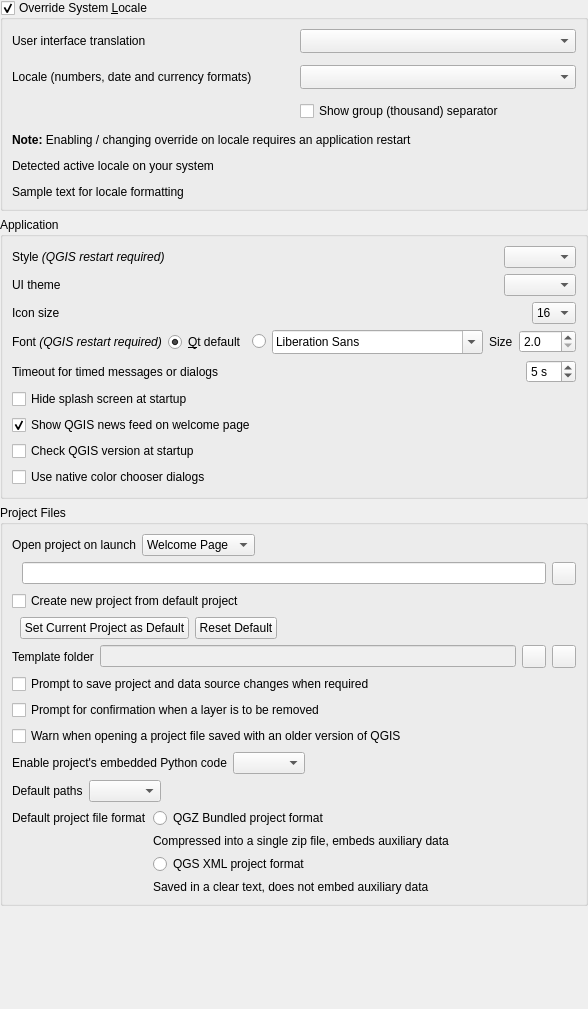
             <widget class="QWidget" name="mOptionsScrollAreaContents_01">
              <property name="geometry">
               <rect>
                <x>0</x>
                <y>0</y>
                <width>588</width>
                <height>1009</height>
               </rect>
              </property>
              <layout class="QVBoxLayout" name="verticalLayout_28">
               <property name="leftMargin">
                <number>0</number>
               </property>
               <property name="topMargin">
                <number>0</number>
               </property>
               <property name="rightMargin">
                <number>0</number>
               </property>
               <property name="bottomMargin">
                <number>0</number>
               </property>
               <item>
                <widget class="QgsCollapsibleGroupBox" name="grpLocale">
                 <property name="title">
                  <string>Override System &amp;Locale</string>
                 </property>
                 <property name="checkable">
                  <bool>true</bool>
                 </property>
                 <layout class="QVBoxLayout">
                  <property name="spacing">
                   <number>12</number>
                  </property>
                  <item>
                   <layout class="QGridLayout" name="gridLayout_25">
                    <item row="6" column="0" colspan="2">
                     <widget class="QLabel" name="label_7">
                      <property name="text">
                       <string>&lt;b&gt;Note:&lt;/b&gt; Enabling / changing override on locale requires an application restart</string>
                      </property>
                      <property name="wordWrap">
                       <bool>true</bool>
                      </property>
                     </widget>
                    </item>
                    <item row="2" column="0">
                     <widget class="QLabel" name="label_52">
                      <property name="text">
                       <string>Locale (numbers, date and currency formats)</string>
                      </property>
                     </widget>
                    </item>
                    <item row="0" column="0">
                     <widget class="QLabel" name="label_5">
                      <property name="text">
                       <string>User interface translation</string>
                      </property>
                     </widget>
                    </item>
                    <item row="0" column="1">
                     <widget class="QComboBox" name="cboTranslation">
                      <property name="sizeAdjustPolicy">
                       <enum>QComboBox::AdjustToMinimumContentsLengthWithIcon</enum>
                      </property>
                     </widget>
                    </item>
                    <item row="2" column="1">
                     <widget class="QComboBox" name="cboGlobalLocale">
                      <property name="sizeAdjustPolicy">
                       <enum>QComboBox::AdjustToMinimumContentsLengthWithIcon</enum>
                      </property>
                     </widget>
                    </item>
                    <item row="3" column="1">
                     <widget class="QCheckBox" name="cbShowGroupSeparator">
                      <property name="text">
                       <string>Show group (thousand) separator</string>
                      </property>
                     </widget>
                    </item>
                   </layout>
                  </item>
                  <item>
                   <widget class="QLabel" name="lblSystemLocale">
                    <property name="toolTip">
                     <string>This locale is used for number representation.</string>
                    </property>
                    <property name="text">
                     <string>Detected active locale on your system</string>
                    </property>
                   </widget>
                  </item>
                  <item>
                   <widget class="QLabel" name="lblLocaleSample">
                    <property name="text">
                     <string>Sample text for locale formatting</string>
                    </property>
                   </widget>
                  </item>
                 </layout>
                </widget>
               </item>
               <item>
                <widget class="QgsCollapsibleGroupBox" name="groupBox">
                 <property name="title">
                  <string>Application</string>
                 </property>
                 <layout class="QVBoxLayout" name="verticalLayout_2">
                  <item>
                   <layout class="QHBoxLayout" name="horizontalLayout_9">
                    <property name="topMargin">
                     <number>0</number>
                    </property>
                    <item>
                     <widget class="QLabel" name="label_18">
                      <property name="text">
                       <string>Style &lt;i&gt;(QGIS restart required)&lt;/i&gt;</string>
                      </property>
                     </widget>
                    </item>
                    <item>
                     <spacer name="horizontalSpacer_7">
                      <property name="orientation">
                       <enum>Qt::Horizontal</enum>
                      </property>
                      <property name="sizeHint" stdset="0">
                       <size>
                        <width>40</width>
                        <height>20</height>
                       </size>
                      </property>
                     </spacer>
                    </item>
                    <item>
                     <widget class="QComboBox" name="cmbStyle"/>
                    </item>
                   </layout>
                  </item>
                  <item>
                   <layout class="QHBoxLayout" name="horizontalLayout_37">
                    <property name="topMargin">
                     <number>0</number>
                    </property>
                    <item>
                     <widget class="QLabel" name="lblUITheme">
                      <property name="text">
                       <string>UI theme</string>
                      </property>
                     </widget>
                    </item>
                    <item>
                     <spacer name="horizontalSpacer_47">
                      <property name="orientation">
                       <enum>Qt::Horizontal</enum>
                      </property>
                      <property name="sizeHint" stdset="0">
                       <size>
                        <width>40</width>
                        <height>20</height>
                       </size>
                      </property>
                     </spacer>
                    </item>
                    <item>
                     <widget class="QComboBox" name="cmbUITheme"/>
                    </item>
                   </layout>
                  </item>
                  <item>
                   <layout class="QHBoxLayout" name="horizontalLayout_7">
                    <item>
                     <widget class="QLabel" name="textLabel1_5">
                      <property name="sizePolicy">
                       <sizepolicy hsizetype="Fixed" vsizetype="Fixed">
                        <horstretch>0</horstretch>
                        <verstretch>0</verstretch>
                       </sizepolicy>
                      </property>
                      <property name="text">
                       <string>Icon size</string>
                      </property>
                     </widget>
                    </item>
                    <item>
                     <spacer name="horizontalSpacer_5">
                      <property name="orientation">
                       <enum>Qt::Horizontal</enum>
                      </property>
                      <property name="sizeHint" stdset="0">
                       <size>
                        <width>40</width>
                        <height>20</height>
                       </size>
                      </property>
                     </spacer>
                    </item>
                    <item>
                     <widget class="QComboBox" name="cmbIconSize">
                      <property name="duplicatesEnabled">
                       <bool>false</bool>
                      </property>
                      <item>
                       <property name="text">
                        <string>16</string>
                       </property>
                      </item>
                      <item>
                       <property name="text">
                        <string>24</string>
                       </property>
                      </item>
                      <item>
                       <property name="text">
                        <string>32</string>
                       </property>
                      </item>
                      <item>
                       <property name="text">
                        <string>48</string>
                       </property>
                      </item>
                      <item>
                       <property name="text">
                        <string>64</string>
                       </property>
                      </item>
                     </widget>
                    </item>
                   </layout>
                  </item>
                  <item>
                   <layout class="QHBoxLayout" name="horizontalLayout_27" stretch="0,0,0,4,0,1">
                    <item>
                     <widget class="QLabel" name="label_43">
                      <property name="text">
                       <string>Font &lt;i&gt;(QGIS restart required)&lt;/i&gt;</string>
                      </property>
                     </widget>
                    </item>
                    <item>
                     <widget class="QRadioButton" name="mFontFamilyRadioQt">
                      <property name="sizePolicy">
                       <sizepolicy hsizetype="Maximum" vsizetype="Fixed">
                        <horstretch>0</horstretch>
                        <verstretch>0</verstretch>
                       </sizepolicy>
                      </property>
                      <property name="text">
                       <string>&amp;Qt default</string>
                      </property>
                      <property name="checked">
                       <bool>true</bool>
                      </property>
                     </widget>
                    </item>
                    <item>
                     <widget class="QRadioButton" name="mFontFamilyRadioCustom">
                      <property name="sizePolicy">
                       <sizepolicy hsizetype="Maximum" vsizetype="Fixed">
                        <horstretch>0</horstretch>
                        <verstretch>0</verstretch>
                       </sizepolicy>
                      </property>
                      <property name="text">
                       <string/>
                      </property>
                     </widget>
                    </item>
                    <item>
                     <widget class="QFontComboBox" name="mFontFamilyComboBox">
                      <property name="sizeAdjustPolicy">
                       <enum>QComboBox::AdjustToMinimumContentsLengthWithIcon</enum>
                      </property>
                     </widget>
                    </item>
                    <item>
                     <widget class="QLabel" name="label_20">
                      <property name="sizePolicy">
                       <sizepolicy hsizetype="Maximum" vsizetype="Preferred">
                        <horstretch>0</horstretch>
                        <verstretch>0</verstretch>
                       </sizepolicy>
                      </property>
                      <property name="text">
                       <string>Size</string>
                      </property>
                     </widget>
                    </item>
                    <item>
                     <widget class="QgsDoubleSpinBox" name="spinFontSize">
                      <property name="decimals">
                       <number>1</number>
                      </property>
                      <property name="minimum">
                       <double>2.000000000000000</double>
                      </property>
                     </widget>
                    </item>
                   </layout>
                  </item>
                  <item>
                   <layout class="QHBoxLayout" name="horizontalLayout_28">
                    <item>
                     <widget class="QLabel" name="mMessageTimeoutLabel">
                      <property name="sizePolicy">
                       <sizepolicy hsizetype="Maximum" vsizetype="Preferred">
                        <horstretch>0</horstretch>
                        <verstretch>0</verstretch>
                       </sizepolicy>
                      </property>
                      <property name="text">
                       <string>Timeout for timed messages or dialogs</string>
                      </property>
                     </widget>
                    </item>
                    <item>
                     <spacer name="horizontalSpacer_13">
                      <property name="orientation">
                       <enum>Qt::Horizontal</enum>
                      </property>
                      <property name="sizeHint" stdset="0">
                       <size>
                        <width>40</width>
                        <height>20</height>
                       </size>
                      </property>
                     </spacer>
                    </item>
                    <item>
                     <widget class="QgsSpinBox" name="mMessageTimeoutSpnBx">
                      <property name="suffix">
                       <string> s</string>
                      </property>
                      <property name="minimum">
                       <number>2</number>
                      </property>
                      <property name="maximum">
                       <number>20</number>
                      </property>
                      <property name="value">
                       <number>5</number>
                      </property>
                     </widget>
                    </item>
                   </layout>
                  </item>
                  <item>
                   <layout class="QGridLayout" name="gridLayout_16">
                    <property name="topMargin">
                     <number>0</number>
                    </property>
                    <item row="3" column="1">
                     <spacer name="horizontalSpacer_2">
                      <property name="orientation">
                       <enum>Qt::Horizontal</enum>
                      </property>
                      <property name="sizeHint" stdset="0">
                       <size>
                        <width>40</width>
                        <height>20</height>
                       </size>
                      </property>
                     </spacer>
                    </item>
                    <item row="2" column="0">
                     <widget class="QCheckBox" name="cbxCheckVersion">
                      <property name="text">
                       <string>Check QGIS version at startup</string>
                      </property>
                     </widget>
                    </item>
                    <item row="0" column="0">
                     <widget class="QCheckBox" name="cbxHideSplash">
                      <property name="sizePolicy">
                       <sizepolicy hsizetype="Maximum" vsizetype="Fixed">
                        <horstretch>0</horstretch>
                        <verstretch>0</verstretch>
                       </sizepolicy>
                      </property>
                      <property name="text">
                       <string>Hide splash screen at startup</string>
                      </property>
                     </widget>
                    </item>
                    <item row="1" column="0">
                     <widget class="QCheckBox" name="cbxShowNews">
                      <property name="toolTip">
                       <string>If checked, QGIS project news is shown on the welcome page on startup</string>
                      </property>
                      <property name="text">
                       <string>Show QGIS news feed on welcome page</string>
                      </property>
                      <property name="checked">
                       <bool>true</bool>
                      </property>
                     </widget>
                    </item>
                    <item row="3" column="0">
                     <widget class="QCheckBox" name="mNativeColorDialogsChkBx">
                      <property name="text">
                       <string>Use native color chooser dialogs</string>
                      </property>
                     </widget>
                    </item>
                   </layout>
                  </item>
                 </layout>
                </widget>
               </item>
               <item>
                <widget class="QgsCollapsibleGroupBox" name="groupBox_11">
                 <property name="title">
                  <string>Project Files</string>
                 </property>
                 <layout class="QGridLayout" name="gridLayout_38">
                  <item row="0" column="0">
                   <layout class="QGridLayout" name="gridLayout_4">
                    <item row="0" column="2" colspan="2">
                     <widget class="QComboBox" name="mProjectOnLaunchCmbBx">
                      <property name="sizePolicy">
                       <sizepolicy hsizetype="Maximum" vsizetype="Fixed">
                        <horstretch>0</horstretch>
                        <verstretch>0</verstretch>
                       </sizepolicy>
                      </property>
                      <item>
                       <property name="text">
                        <string>Welcome Page</string>
                       </property>
                      </item>
                      <item>
                       <property name="text">
                        <string>Most recent</string>
                       </property>
                      </item>
                      <item>
                       <property name="text">
                        <string>Specific</string>
                       </property>
                      </item>
                      <item>
                       <property name="text">
                        <string>New</string>
                       </property>
                      </item>
                     </widget>
                    </item>
                    <item row="1" column="5">
                     <widget class="QToolButton" name="mProjectOnLaunchPushBtn">
                      <property name="sizePolicy">
                       <sizepolicy hsizetype="Maximum" vsizetype="Fixed">
                        <horstretch>0</horstretch>
                        <verstretch>0</verstretch>
                       </sizepolicy>
                      </property>
                      <property name="toolTip">
                       <string>Select file</string>
                      </property>
                      <property name="statusTip">
                       <string/>
                      </property>
                      <property name="text">
                       <string/>
                      </property>
                      <property name="icon">
                       <iconset resource="../../images/images.qrc">
                        <normaloff>:/images/themes/default/mActionFileOpen.svg</normaloff>:/images/themes/default/mActionFileOpen.svg</iconset>
                      </property>
                     </widget>
                    </item>
                    <item row="1" column="0">
                     <spacer name="horizontalSpacer_35">
                      <property name="orientation">
                       <enum>Qt::Horizontal</enum>
                      </property>
                      <property name="sizeType">
                       <enum>QSizePolicy::Fixed</enum>
                      </property>
                      <property name="sizeHint" stdset="0">
                       <size>
                        <width>4</width>
                        <height>20</height>
                       </size>
                      </property>
                     </spacer>
                    </item>
                    <item row="0" column="4">
                     <spacer name="horizontalSpacer_36">
                      <property name="orientation">
                       <enum>Qt::Horizontal</enum>
                      </property>
                      <property name="sizeHint" stdset="0">
                       <size>
                        <width>40</width>
                        <height>20</height>
                       </size>
                      </property>
                     </spacer>
                    </item>
                    <item row="1" column="1" colspan="4">
                     <widget class="QLineEdit" name="mProjectOnLaunchLineEdit">
                      <property name="sizePolicy">
                       <sizepolicy hsizetype="Expanding" vsizetype="Fixed">
                        <horstretch>0</horstretch>
                        <verstretch>0</verstretch>
                       </sizepolicy>
                      </property>
                     </widget>
                    </item>
                    <item row="0" column="0" colspan="2">
                     <widget class="QLabel" name="label_54">
                      <property name="sizePolicy">
                       <sizepolicy hsizetype="Maximum" vsizetype="Preferred">
                        <horstretch>0</horstretch>
                        <verstretch>0</verstretch>
                       </sizepolicy>
                      </property>
                      <property name="text">
                       <string>Open project on launch</string>
                      </property>
                     </widget>
                    </item>
                   </layout>
                  </item>
                  <item row="1" column="0">
                   <widget class="QCheckBox" name="cbxProjectDefaultNew">
                    <property name="text">
                     <string>Create new project from default project</string>
                    </property>
                   </widget>
                  </item>
                  <item row="2" column="0">
                   <layout class="QHBoxLayout" name="horizontalLayout_16">
                    <item>
                     <spacer name="horizontalSpacer_22">
                      <property name="orientation">
                       <enum>Qt::Horizontal</enum>
                      </property>
                      <property name="sizeType">
                       <enum>QSizePolicy::Fixed</enum>
                      </property>
                      <property name="sizeHint" stdset="0">
                       <size>
                        <width>8</width>
                        <height>20</height>
                       </size>
                      </property>
                     </spacer>
                    </item>
                    <item>
                     <widget class="QPushButton" name="pbnProjectDefaultSetCurrent">
                      <property name="text">
                       <string>Set Current Project as Default</string>
                      </property>
                     </widget>
                    </item>
                    <item>
                     <widget class="QPushButton" name="pbnProjectDefaultReset">
                      <property name="text">
                       <string>Reset Default</string>
                      </property>
                     </widget>
                    </item>
                    <item>
                     <spacer name="horizontalSpacer_9">
                      <property name="orientation">
                       <enum>Qt::Horizontal</enum>
                      </property>
                      <property name="sizeHint" stdset="0">
                       <size>
                        <width>40</width>
                        <height>20</height>
                       </size>
                      </property>
                     </spacer>
                    </item>
                   </layout>
                  </item>
                  <item row="3" column="0">
                   <layout class="QHBoxLayout" name="horizontalLayout_15">
                    <item>
                     <widget class="QLabel" name="label_31">
                      <property name="text">
                       <string>Template folder</string>
                      </property>
                     </widget>
                    </item>
                    <item>
                     <widget class="QLineEdit" name="leTemplateFolder">
                      <property name="enabled">
                       <bool>false</bool>
                      </property>
                     </widget>
                    </item>
                    <item>
                     <widget class="QToolButton" name="pbnTemplateFolderBrowse">
                      <property name="toolTip">
                       <string>Select folder</string>
                      </property>
                      <property name="text">
                       <string/>
                      </property>
                      <property name="icon">
                       <iconset resource="../../images/images.qrc">
                        <normaloff>:/images/themes/default/mActionFileOpen.svg</normaloff>:/images/themes/default/mActionFileOpen.svg</iconset>
                      </property>
                     </widget>
                    </item>
                    <item>
                     <widget class="QToolButton" name="pbnTemplateFolderReset">
                      <property name="toolTip">
                       <string>Reset</string>
                      </property>
                      <property name="text">
                       <string/>
                      </property>
                      <property name="icon">
                       <iconset resource="../../images/images.qrc">
                        <normaloff>:/images/themes/default/mActionUndo.svg</normaloff>:/images/themes/default/mActionUndo.svg</iconset>
                      </property>
                     </widget>
                    </item>
                   </layout>
                  </item>
                  <item row="4" column="0">
                   <widget class="QCheckBox" name="chbAskToSaveProjectChanges">
                    <property name="text">
                     <string>Prompt to save project and data source changes when required</string>
                    </property>
                   </widget>
                  </item>
                  <item row="5" column="0">
                   <widget class="QCheckBox" name="mLayerDeleteConfirmationChkBx">
                    <property name="text">
                     <string>Prompt for confirmation when a layer is to be removed</string>
                    </property>
                   </widget>
                  </item>
                  <item row="6" column="0">
                   <widget class="QCheckBox" name="chbWarnOldProjectVersion">
                    <property name="text">
                     <string>Warn when opening a project file saved with an older version of QGIS</string>
                    </property>
                   </widget>
                  </item>
                  <item row="7" column="0">
                   <layout class="QHBoxLayout" name="horizontalLayout_21">
                    <item>
                     <widget class="QLabel" name="label_33">
                      <property name="toolTip">
                       <string>Embedded Python code refers to macros and function expressions</string>
                      </property>
                      <property name="text">
                       <string>Enable project's embedded Python code</string>
                      </property>
                     </widget>
                    </item>
                    <item>
                     <widget class="QComboBox" name="mEnableMacrosComboBox">
                      <property name="currentIndex">
                       <number>-1</number>
                      </property>
                      <property name="sizeAdjustPolicy">
                       <enum>QComboBox::AdjustToContents</enum>
                      </property>
                     </widget>
                    </item>
                    <item>
                     <spacer name="horizontalSpacer_17">
                      <property name="orientation">
                       <enum>Qt::Horizontal</enum>
                      </property>
                      <property name="sizeHint" stdset="0">
                       <size>
                        <width>40</width>
                        <height>20</height>
                       </size>
                      </property>
                     </spacer>
                    </item>
                   </layout>
                  </item>
                  <item row="8" column="0">
                   <layout class="QHBoxLayout" name="horizontalLayout_2">
                    <item>
                     <widget class="QLabel" name="mDefaultPathsLabel">
                      <property name="text">
                       <string>Default paths</string>
                      </property>
                     </widget>
                    </item>
                    <item>
                     <widget class="QComboBox" name="mDefaultPathsComboBox"/>
                    </item>
                    <item>
                     <spacer name="horizontalSpacer_24">
                      <property name="orientation">
                       <enum>Qt::Horizontal</enum>
                      </property>
                      <property name="sizeHint" stdset="0">
                       <size>
                        <width>40</width>
                        <height>20</height>
                       </size>
                      </property>
                     </spacer>
                    </item>
                   </layout>
                  </item>
                  <item row="9" column="0">
                   <layout class="QGridLayout" name="gridLayout_31">
                    <item row="0" column="0">
                     <widget class="QLabel" name="label_67">
                      <property name="text">
                       <string>Default project file format</string>
                      </property>
                     </widget>
                    </item>
                    <item row="0" column="1">
                     <widget class="QRadioButton" name="mFileFormatQgzButton">
                      <property name="sizePolicy">
                       <sizepolicy hsizetype="Expanding" vsizetype="Fixed">
                        <horstretch>0</horstretch>
                        <verstretch>0</verstretch>
                       </sizepolicy>
                      </property>
                      <property name="text">
                       <string>QGZ Bundled project format</string>
                      </property>
                      <attribute name="buttonGroup">
                       <string notr="true">mDefaultProjectFileFormatButtonGroup</string>
                      </attribute>
                     </widget>
                    </item>
                    <item row="1" column="1">
                     <widget class="QLabel" name="mFileFormatQgzDescription">
                      <property name="text">
                       <string>Compressed into a single zip file, embeds auxiliary data</string>
                      </property>
                      <property name="wordWrap">
                       <bool>true</bool>
                      </property>
                     </widget>
                    </item>
                    <item row="2" column="1">
                     <widget class="QRadioButton" name="mFileFormatQgsButton">
                      <property name="sizePolicy">
                       <sizepolicy hsizetype="Expanding" vsizetype="Fixed">
                        <horstretch>0</horstretch>
                        <verstretch>0</verstretch>
                       </sizepolicy>
                      </property>
                      <property name="toolTip">
                       <string>The auxiliary data will be kept in a separate .qgd data file which must be distributed along with the .qgs project file.</string>
                      </property>
                      <property name="text">
                       <string>QGS XML project format</string>
                      </property>
                      <attribute name="buttonGroup">
                       <string notr="true">mDefaultProjectFileFormatButtonGroup</string>
                      </attribute>
                     </widget>
                    </item>
                    <item row="3" column="1">
                     <widget class="QLabel" name="mFileFormatQgsDescription">
                      <property name="text">
                       <string>Saved in a clear text, does not embed auxiliary data</string>
                      </property>
                      <property name="wordWrap">
                       <bool>true</bool>
                      </property>
                     </widget>
                    </item>
                   </layout>
                  </item>
                 </layout>
                </widget>
               </item>
               <item>
                <spacer name="verticalSpacer_5">
                 <property name="orientation">
                  <enum>Qt::Vertical</enum>
                 </property>
                 <property name="sizeHint" stdset="0">
                  <size>
                   <width>20</width>
                   <height>0</height>
                  </size>
                 </property>
                </spacer>
               </item>
              </layout>
             </widget>
